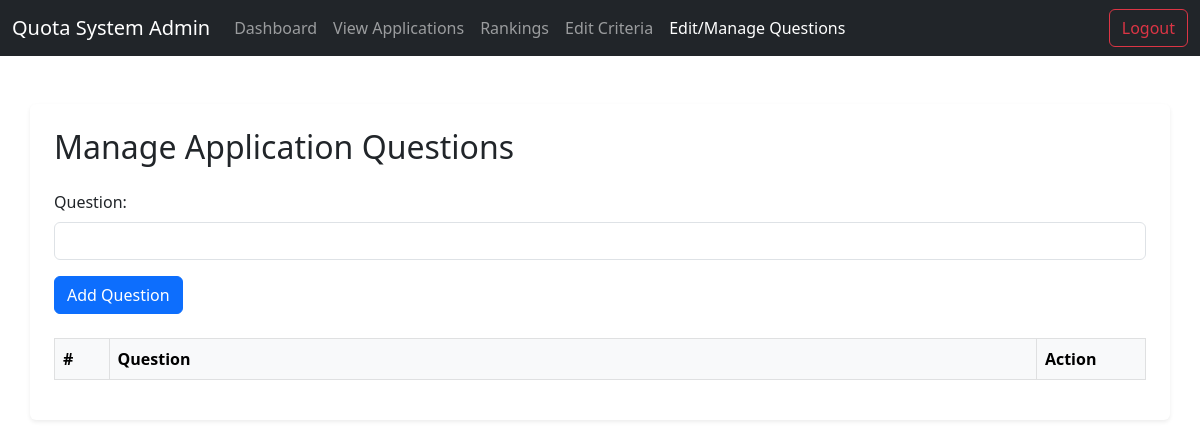
Before: /admin/manage_questions.php with the older database file.
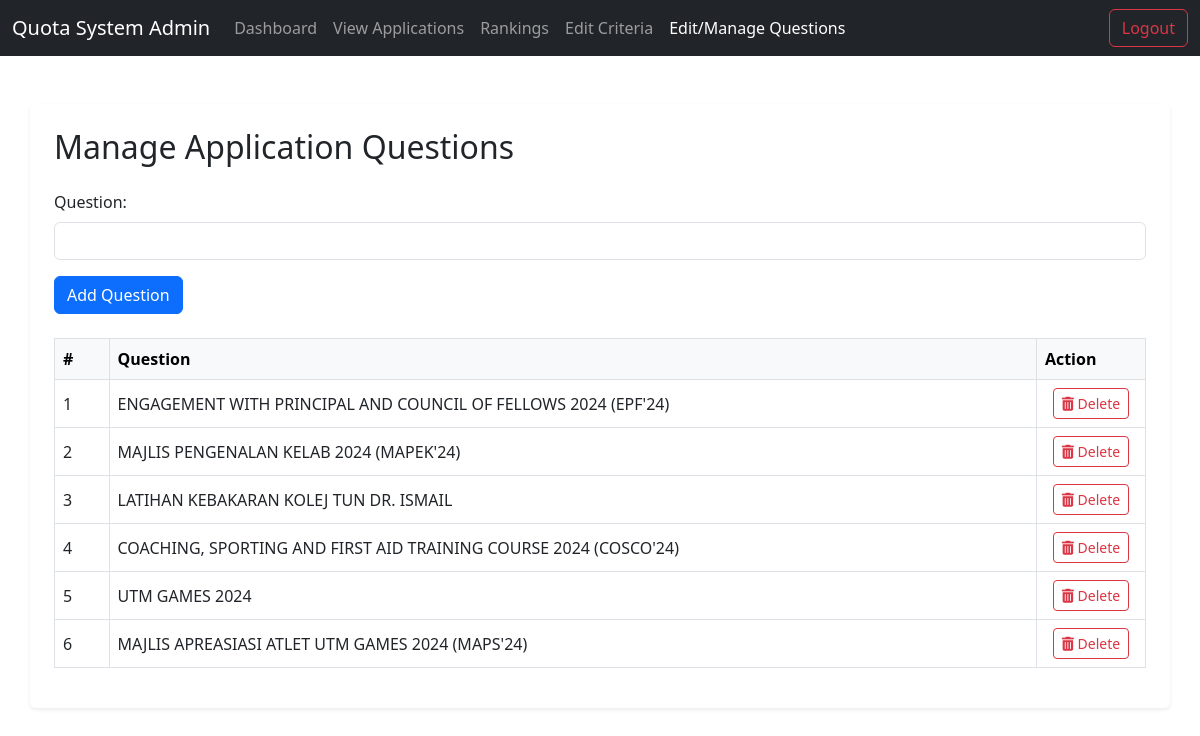
After: the same page with the newer database file.
### tables this page shows
CREATE TABLE `questions` (
  `question_id` int(11) NOT NULL,
  `question_text` text NOT NULL,
  `question_type` enum('text','textarea','radio','checkbox') DEFAULT 'text'
);

### admin/manage_questions.php (the view, shortened to what this page needs)
<?php
require_once('../includes/db_studentlocal.php');
$questions = $mysqli->query("SELECT * FROM questions");
?>
<!DOCTYPE html>
<html lang="en">
<head>
    <link href="https://cdn.jsdelivr.net/npm/bootstrap@5.3.0/dist/css/bootstrap.min.css" rel="stylesheet">
    <link href="https://cdnjs.cloudflare.com/ajax/libs/font-awesome/6.5.0/css/all.min.css" rel="stylesheet">
</head>
<?php include 'navbar.php'; ?>
<body>
    <div class="container my-5 p-4 bg-white rounded shadow-sm">
        <h2 class="mb-4">Manage Application Questions</h2>
        <form method="POST" class="mb-4">
            <div class="mb-3">
                <label for="question" class="form-label">Question:</label>
                <input type="text" name="question" id="question" class="form-control" required>
            </div>
            <button type="submit" class="btn btn-primary">Add Question</button>
        </form>
        <div class="table-responsive">
            <table class="table table-bordered align-middle text-nowrap">
                <thead class="table-light">
                    <tr>
                        <th style="width: 5%;">#</th>
                        <th>Question</th>
                        <th style="width: 10%;">Action</th>
                    </tr>
                </thead>
                <tbody>
                    <?php $index = 1; ?>
                    <?php while ($row = $questions->fetch_assoc()): ?>
                        <tr>
                            <td><?= $index++ ?></td>
                            <td><?= htmlspecialchars($row['question_text']) ?></td>
                            <td class="text-center">
                                <button type="button" class="btn btn-outline-danger btn-sm" onclick="confirmDelete(<?= $row['question_id'] ?>)">
                                    <i class="fas fa-trash-alt"></i> Delete
                                </button>
                            </td>
                        </tr>
                    <?php endwhile; ?>
                </tbody>
            </table>
        </div>
    </div>
</body>
</html>

### admin/navbar.php (shortened to what this page needs)
<?php
$current_page = basename($_SERVER['PHP_SELF']);
?>
<nav class="navbar navbar-expand-lg navbar-dark bg-dark">
    <div class="container-fluid">
        <a class="navbar-brand" href="#">Quota System Admin</a>
        <div class="collapse navbar-collapse" id="navbarNav">
            <ul class="navbar-nav me-auto mb-2 mb-lg-0">
                <li class="nav-item">
                    <a class="nav-link <?= $current_page == 'dashboard.php' ? 'active' : '' ?>" href="dashboard.php">Dashboard</a>
                </li>
                <li class="nav-item">
                    <a class="nav-link <?= $current_page == 'view_applications.php' ? 'active' : '' ?>" href="view_applications.php">View Applications</a>
                </li>
                <li class="nav-item">
                    <a class="nav-link <?= $current_page == 'rankings.php' ? 'active' : '' ?>" href="rankings.php">Rankings</a>
                </li>
                <li class="nav-item">
                    <a class="nav-link <?= $current_page == 'edit_criteria.php' ? 'active' : '' ?>" href="edit_criteria.php">Edit Criteria</a>
                </li>
                <li class="nav-item">
                    <a class="nav-link <?= $current_page == 'manage_questions.php' ? 'active' : '' ?>" href="manage_questions.php">Edit/Manage Questions</a>
                </li>
            </ul>
            <ul class="navbar-nav ms-auto mb-2 mb-lg-0">
                <li class="nav-item">
                    <a class="btn btn-outline-danger ms-2" href="admin_logout.php">Logout</a>
                </li>
            </ul>
        </div>
    </div>
</nav>

Changed rows visible on the page:
added questions: question_text "ENGAGEMENT WITH PRINCIPAL AND COUNCIL OF FELLOWS 2024 (EPF'24)"
added questions: question_text "MAJLIS PENGENALAN KELAB 2024 (MAPEK'24)"
added questions: question_text "LATIHAN KEBAKARAN KOLEJ TUN DR. ISMAIL"
added questions: question_text "COACHING, SPORTING AND FIRST AID TRAINING COURSE 2024 (COSCO'24)"
added questions: question_text "UTM GAMES 2024"
added questions: question_text "MAJLIS APREASIASI ATLET UTM GAMES 2024 (MAPS'24)"
